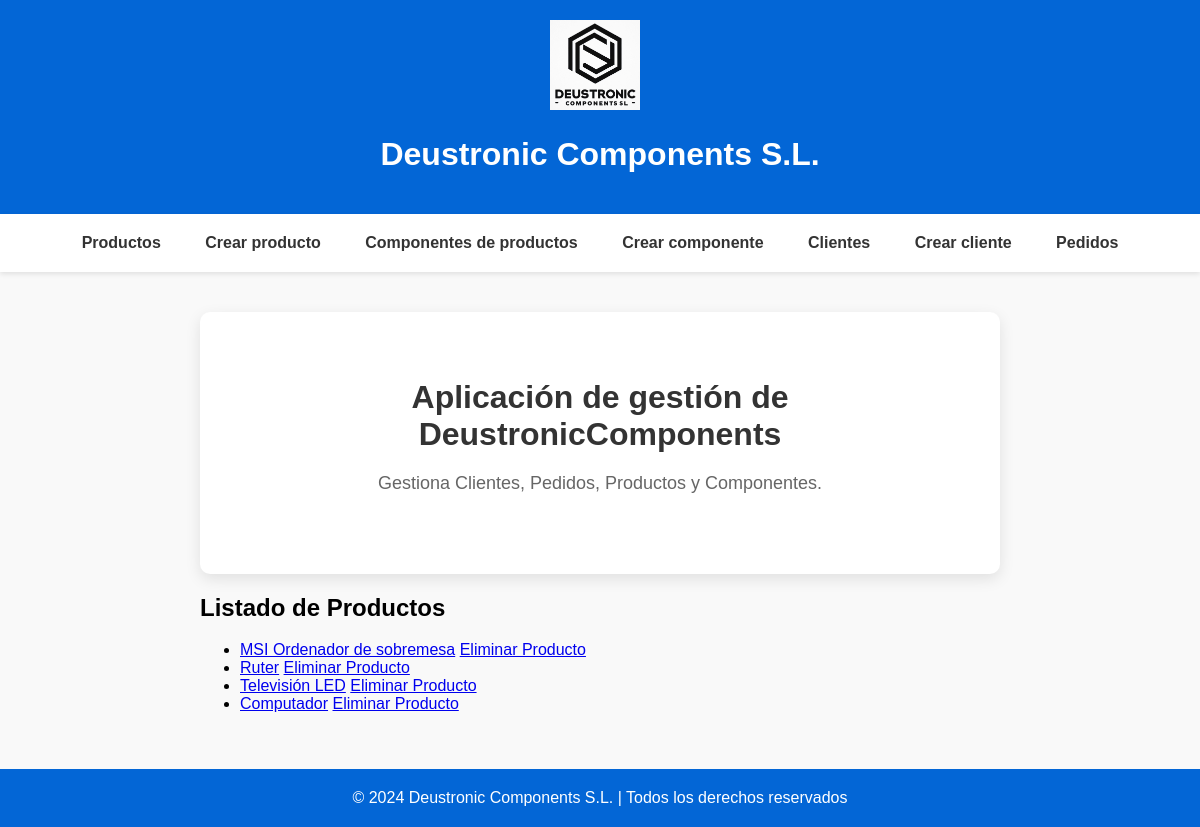
Before: /appDeustronicComponents/productos/ with the older database file.
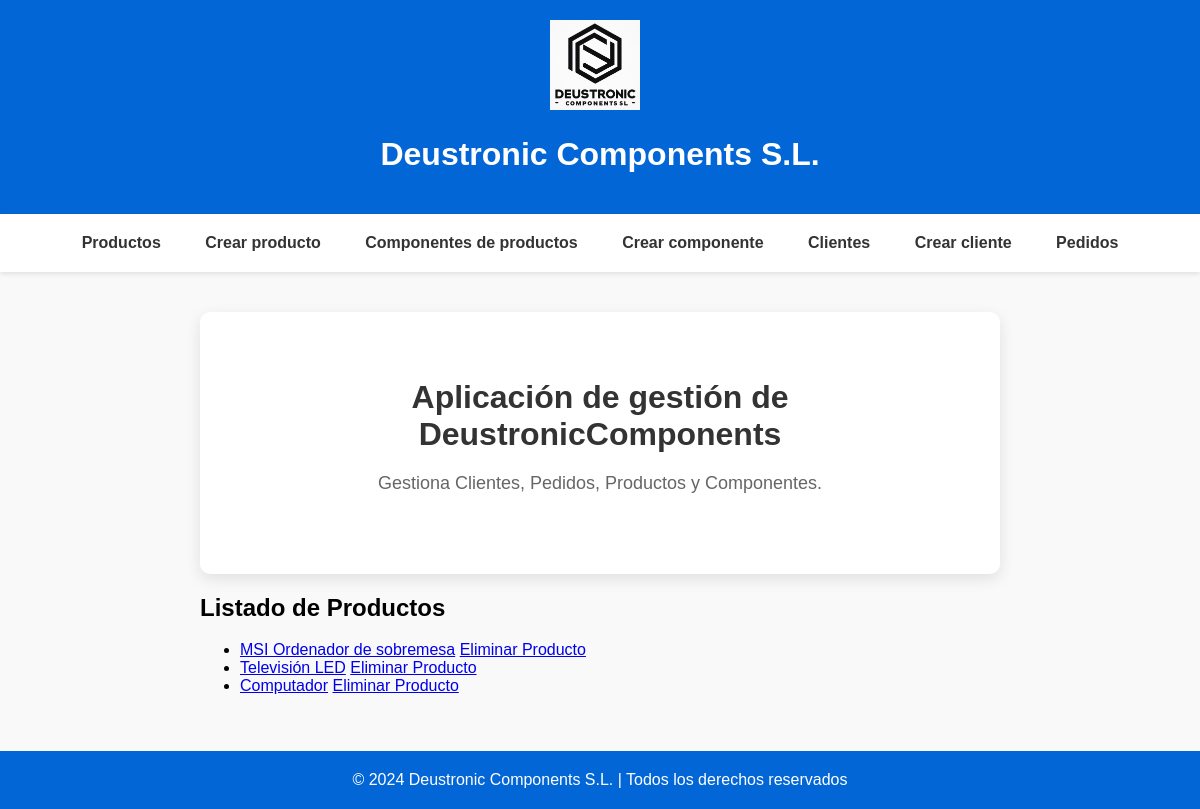
After: the same page with the newer database file.
### appDeustronicComponents/models.py (models this page shows, shortened)
class Producto(models.Model):
    cod_ref_prod = models.CharField(max_length=100, primary_key=True)
    precio = models.DecimalField(max_digits=10, decimal_places=2)
    nombre = models.CharField(max_length=100)
    descripcion = models.TextField()
    categoria = models.CharField(max_length=100)
    componente = models.ManyToManyField(Componente)
    created = models.DateTimeField(auto_now_add=True)
    updated = models.DateTimeField(auto_now=True)
    class Meta:
        verbose_name_plural = "productos"
        verbose_name = "producto"
        ordering = ["-created"]

### appDeustronicComponents/views.py (the view)
# urls.py: path('productos/', ProductoListView.as_view(), name='lista_productos'),
class ProductoListView(ListView):
    model = Producto
    template_name = 'appDeustronicComponents/productos_list.html'
    context_object_name = 'productos'

### templates/appDeustronicComponents/productos_list.html (shortened to what this page needs)
{% extends 'base.html' %}
{% block contenido %}
    <h2>Listado de Productos</h2>
    <ul>
        {% for producto in productos %}
            <li><a href="{% url 'detalle_producto' producto.pk %}">{{ producto.nombre }}</a>
                <a href="{% url 'eliminar_producto' pk=producto.pk %}">Eliminar Producto</a></li>
        {% empty %}
            <li>No hay productos disponibles</li>
        {% endfor %}
    </ul>
{% endblock %}

Changed rows visible on the page:
removed Producto: nombre "Ruter"
